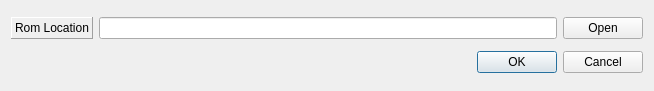
<?xml version="1.0" encoding="UTF-8"?>
<ui version="4.0">
 <class>launch_rom_dialog</class>
 <widget class="QDialog" name="launch_rom_dialog">
  <property name="geometry">
   <rect>
    <x>0</x>
    <y>0</y>
    <width>654</width>
    <height>91</height>
   </rect>
  </property>
  <property name="windowTitle">
   <string>Launch Unlisted Rom</string>
  </property>
  <layout class="QGridLayout" name="gridLayout">
   <item row="1" column="0">
    <widget class="QDialogButtonBox" name="launch_rom_buttonbox">
     <property name="orientation">
      <enum>Qt::Horizontal</enum>
     </property>
     <property name="standardButtons">
      <set>QDialogButtonBox::Cancel|QDialogButtonBox::Ok</set>
     </property>
    </widget>
   </item>
   <item row="0" column="0">
    <layout class="QHBoxLayout" name="launch_rom_dialog_2">
     <item>
      <widget class="QLabel" name="rom_location_label">
       <property name="frameShape">
        <enum>QFrame::Panel</enum>
       </property>
       <property name="frameShadow">
        <enum>QFrame::Raised</enum>
       </property>
       <property name="text">
        <string>Rom Location</string>
       </property>
      </widget>
     </item>
     <item>
      <widget class="QLineEdit" name="rom_location_line_edit"/>
     </item>
     <item>
      <widget class="QPushButton" name="rom_location_button">
       <property name="text">
        <string>Open</string>
       </property>
      </widget>
     </item>
    </layout>
   </item>
  </layout>
 </widget>
 <resources/>
 <connections>
  <connection>
   <sender>launch_rom_buttonbox</sender>
   <signal>accepted()</signal>
   <receiver>launch_rom_dialog</receiver>
   <slot>accept()</slot>
   <hints>
    <hint type="sourcelabel">
     <x>248</x>
     <y>254</y>
    </hint>
    <hint type="destinationlabel">
     <x>157</x>
     <y>274</y>
    </hint>
   </hints>
  </connection>
  <connection>
   <sender>launch_rom_buttonbox</sender>
   <signal>rejected()</signal>
   <receiver>launch_rom_dialog</receiver>
   <slot>reject()</slot>
   <hints>
    <hint type="sourcelabel">
     <x>316</x>
     <y>260</y>
    </hint>
    <hint type="destinationlabel">
     <x>286</x>
     <y>274</y>
    </hint>
   </hints>
  </connection>
 </connections>
</ui>
